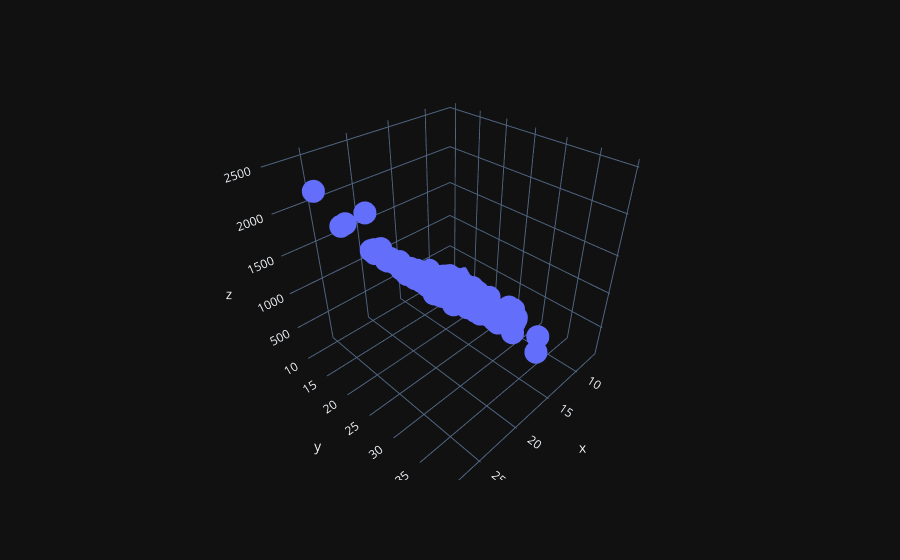

Notebook code cell kept with this figure:
### Code cell
from plotly import express as px
fig = px.scatter_3d(x=x[:, 0], y=x[:, 1], z=x[:, 2])
fig.show()

### Figure 1 — Plotly figure (JSON) as saved in the notebook; plotly's stock layout.template omitted (floating-point values rounded to 4 significant figures; data arrays with more than 128 entries replaced by an {"elided": "..."} marker saying what was removed)
{"data": [{"hovertemplate": "x=%{x}<br>y=%{y}<br>z=%{z}<extra></extra>", "legendgroup": "", "marker": {"color": "#636efa", "symbol": "circle"}, "mode": "markers", "name": "", "scene": "scene", "showlegend": false, "x": {"elided": "569 float values"}, "y": {"elided": "569 float values"}, "z": {"elided": "569 float values"}, "type": "scatter3d"}], "layout": {"scene": {"domain": {"x": [0.0, 1.0], "y": [0.0, 1.0]}, "xaxis": {"title": {"text": "x"}}, "yaxis": {"title": {"text": "y"}}, "zaxis": {"title": {"text": "z"}}}, "legend": {"tracegroupgap": 0}, "margin": {"t": 60}}}
